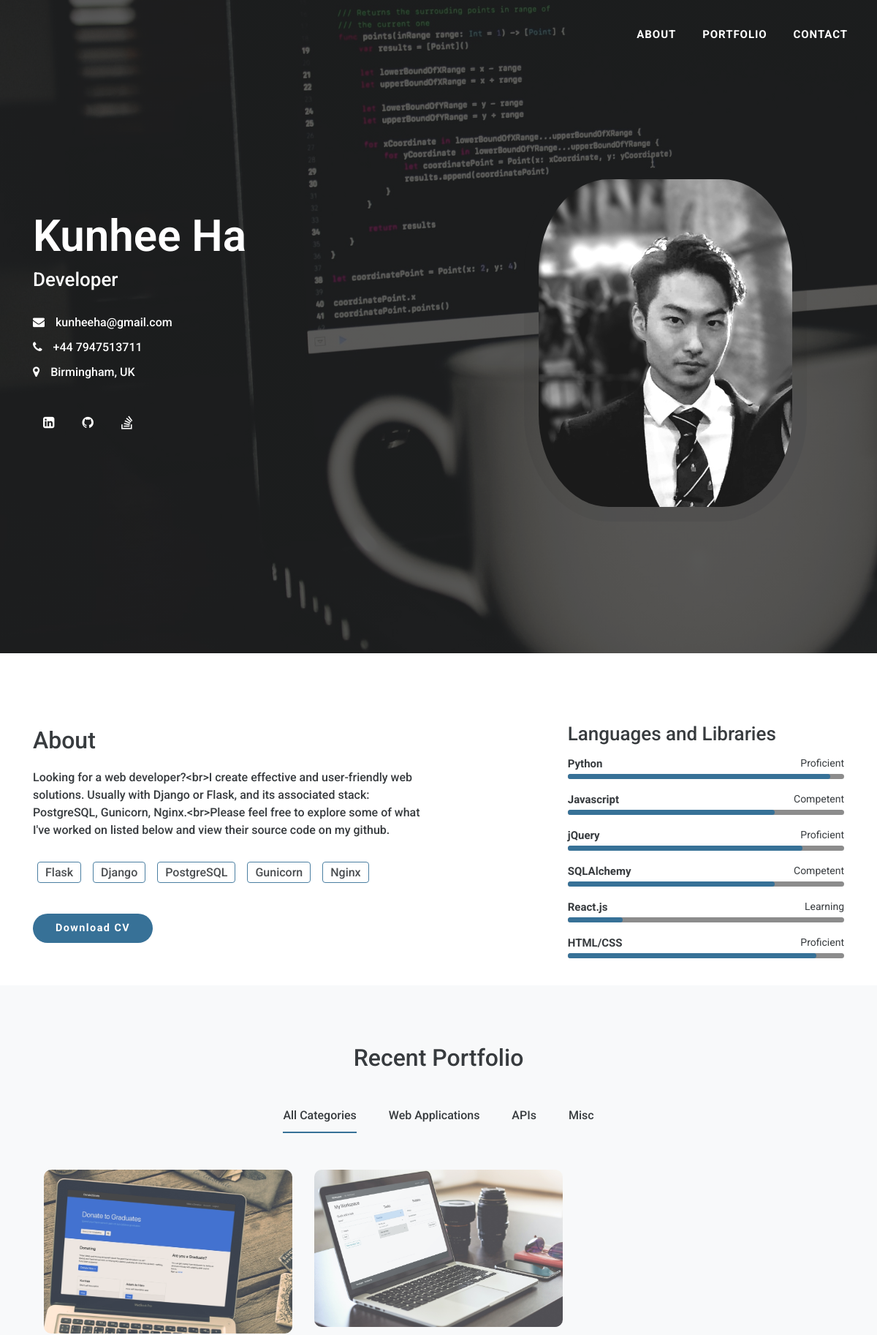
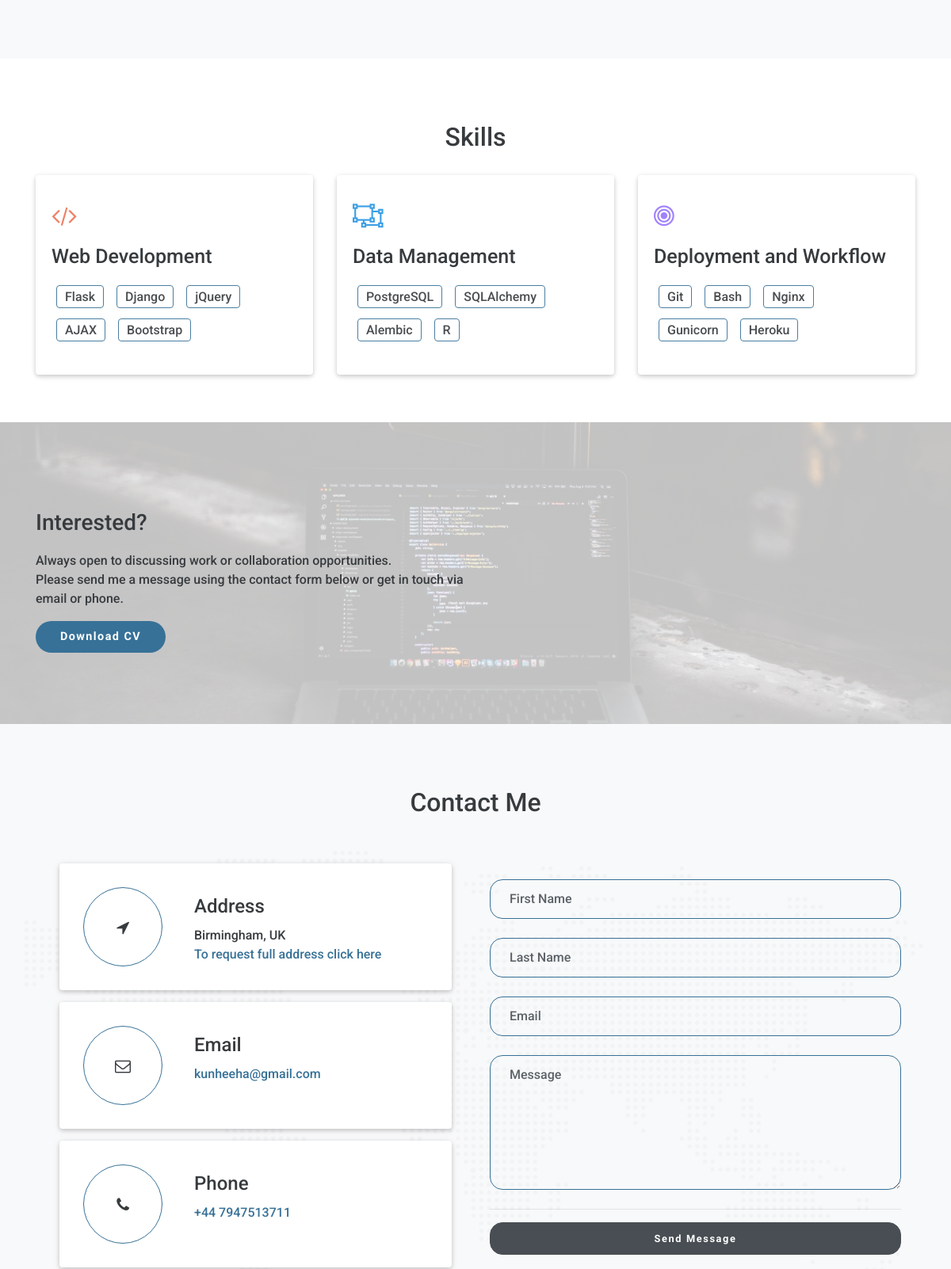
The page / (upper part) on the database its author committed (2 pictures, top to bottom).
### onlineportfolio/models.py (models this page shows)
class User(db.Model, UserMixin):
    id = db.Column(db.Integer(), primary_key=True)
    name = db.Column(db.String(30), nullable=False)
    password = db.Column(db.String(60), nullable=False)
    email = db.Column(db.String(120), unique=True, nullable=False)
    phone = db.Column(db.String(12), unique=True, nullable=False)
    profile_photo = db.Column(db.String(20), nullable=True)
    cv_file = db.Column(db.String(20), nullable=True)
    personal_statement = db.Column(db.Text(), nullable=False)

### onlineportfolio/routes.py (the view)
@app.route('/', methods=['POST', 'GET'])
def index():
    developer = User.query.first()
    profile_photo = url_for('static', filename='images/'+developer.profile_photo)
    me = Person.query.first()
    viewcvform = ViewCVForm()
    if viewcvform.cvsubmit.data and viewcvform.validate():
        cv = me.cv_file
        mydirectory = os.path.join(app.root_path, 'static/cv')
        return send_from_directory(directory=mydirectory, filename=cv)
    return render_template("index.html", viewcvform=viewcvform, me=me, developer=developer, profile_photo=profile_photo)

### onlineportfolio/forms.py
class ViewCVForm(FlaskForm):
    cvsubmit = SubmitField('Download CV')

### onlineportfolio/templates/index.html (shortened to what this page needs)
{% extends 'base.html' %}
{% block content %}
		<nav class="navbar navbar-expand navbar-dark fixed-top" id="mainNav">
			<div class="container">
				<ul class="navbar-nav text-uppercase ml-auto">
					<li class="nav-item"><a class="nav-link js-scroll-trigger" href="#about">About</a></li>
					<li class="nav-item"><a class="nav-link js-scroll-trigger" href="#portfolio">Portfolio</a></li>
					<li class="nav-item"><a class="nav-link js-scroll-trigger" href="#contact">Contact</a></li>
				</ul>
			</div>
		</nav>
		<header class="home-header">
			<div class="bg-image">
				<div class="container">
					<div class="row section-separator home-padding">
						<div class="col-md-6 col-xs-12 d-block">
							<div class="header-info">
                                <h2 class="wow fadeInUp" data-wow-duration="0.8s" data-wow-delay="0.2s">{{ developer.name }}</h2>
								<h4 class="wow fadeInUp" data-wow-duration="0.8s" data-wow-delay="0.3s">Developer</h4>
								<ul>
                                    <li class="wow fadeInUp" data-wow-duration="0.8s" data-wow-delay="0.4s"><i class="fa fa-envelope"></i><a class="emailLink">{{ developer.email }}</a></li>
                                    <li class="wow fadeInUp" data-wow-duration="0.8s" data-wow-delay="0.5s"><i class="fa fa-phone"></i><a href="tel:{{ developer.phone }}">{{ developer.phone }}</a></li>
									<li class="wow fadeInUp" data-wow-duration="0.8s" data-wow-delay="0.6s"><i class="fa fa-map-marker"></i><address>Birmingham, UK</address></li>
								</ul>
								<ul class="social-icon wow fadeInUp" data-wow-duration="0.8s" data-wow-delay="0.7s">
									<li><a target="_blank" href="https://www.linkedin.com/in/kunheeha/"><i class="fa fa-linkedin-square"></i></a></li>
									<li><a target="_blank" href="https://github.com/kunheeha/"><i class="fa fa-github"></i></a></li>
									<li><a target="_blank" href="https://stackoverflow.com/users/14336257/kunheeha"><i class="fa fa-stack-overflow"></i></a></li>
								</ul>
							</div>
						</div>
						<div class="col-md-6 d-none d-sm-none d-md-block">
							<div class="p-img wow fadeInUp" data-wow-duration="0.8s" data-wow-delay="0.6s">
                                <img src="{{ profile_photo }}" alt=""  class="img-fluid">
							</div>
						</div>
					</div>
				</div>
			</div>
		</header>
		<section class="about-section" id="about">
			<div class="container">
				<div class="row about-section-separator">
					<div class="col-sm-12 col-md-6 aboutMain">
						<div class="about-inner">
							<h2 class="wow fadeInUp" data-wow-duration="0.8s" data-wow-delay="0.1s">About</h2>
                            <p class="wow fadeInUp" data-wow-duration="0.8s" data-wow-delay="0.2s">{{ developer.personal_statement }}</p>
							<div class="about-tag">
              	<ul>
              		<li><span>Flask</span></li>
              		<li><span>Django</span></li>
              		<li><span>PostgreSQL</span></li>
              		<li><span>Gunicorn</span></li>
              		<li><span>Nginx</span></li>
              	</ul>
              </div>
              <form class="cvform" method="POST">
								{{ viewcvform.cvsubmit(class="btn btn-fill") }}
							</form>
						</div>
					</div>
					<div class="d-none d-sm-none d-md-block col-md-1"></div>
					<div class="d-none d-sm-none d-md-block col-md-5">
						<div class="languages wow fadeInUp" data-wow-duration="0.8s" data-wow-delay="0.3s">
							<h3>Languages and Libraries</h3>
							<div class="each-lang">
								<div class="lang">
									<div class="parcial">
										<div class="info">
											<div class="name">Python</div>
											<div class="percentagem-num">Proficient</div>
										</div>
										<div class="progressBar">
											<div class="percentagem" style="width: 95%;"></div>
										</div>
									</div>
								</div>
								<div class="lang">
									<div class="parcial">
										<div class="info">
											<div class="name">Javascript</div>
											<div class="percentagem-num">Competent</div>
										</div>
										<div class="progressBar">
											<div class="percentagem" style="width: 75%;"></div>
										</div>
									</div>
								</div>
								<div class="lang">
									<div class="parcial">
										<div class="info">
											<div class="name">jQuery</div>
											<div class="percentagem-num">Proficient</div>
										</div>
										<div class="progressBar">
											<div class="percentagem" style="width: 85%;"></div>
										</div>
									</div>
								</div>
								<div class="lang">
									<div class="parcial">
										<div class="info">
											<div class="name">SQLAlchemy</div>
											<div class="percentagem-num">Competent</div>
										</div>
										<div class="progressBar">
											<div class="percentagem" style="width: 75%;"></div>
										</div>
									</div>
								</div>
								<div class="lang">
									<div class="parcial">
										<div class="info">
											<div class="name">React.js</div>
											<div class="percentagem-num">Learning</div>
										</div>
										<div class="progressBar">
											<div class="percentagem" style="width: 20%;"></div>
										</div>
									</div>
								</div>
								<div class="lang">
									<div class="parcial">
										<div class="info">
											<div class="name">HTML/CSS</div>
											<div class="percentagem-num">Proficient</div>
										</div>
										<div class="progressBar">
											<div class="percentagem" style="width: 90%;"></div>
										</div>
									</div>
								</div>
							</div>
						</div>
					</div>
				</div>
			</div>
		</section>
		<section id="portfolio" class="bg-light">
			<div class="container">
				<div class="row section-separator">
					<div class="text-center">
						<h2>Recent Portfolio</h2>
					</div>
					<div class="col-sm-12">
						<div class="portfolio-nav col-sm-12">
							<ul>
								<li data-filter="*"><span>All Categories</span></li>
								<li data-filter=".web-apps"><span>Web Applications</span></li>
								<li data-filter=".apis"><span>APIs</span></li>
								<li data-filter=".misc"><span>Misc</span></li>
							</ul>
						</div>
						<div class="project-gallery col-sm-12">
							<div class="row portfolioContainer">
								<div class="grid-item col-md-4 col-sm-6 col-xs-12 web-apps">
									<figure>
										<img height="100%" src="{{ url_for('static', filename='images/portfolio/donate.jpeg') }}">
										<figcaption>
											<a data-fancybox data-src="#donationsite"></a>
										</figcaption>
									</figure>
								</div>
								<div class="grid-item col-md-4 col-sm-6 col-xs-12 web-apps">
									<figure>
										<img height="100%" src="{{ url_for('static', filename='images/portfolio/workspace2.jpeg') }}">
										<figcaption>
											<a data-fancybox data-src="#workspace"></a>
										</figcaption>
									</figure>
								</div>
							</div>
						</div>
					</div>
				</div>
			</div>
		</section>
        <section class="skills">
            <div class="container">
                <div class="row section-separator">
                    <div class="col-sm-12 text-center section-title wow fadeInUp" data-wow-duration="0.8s" data-wow-delay="0.2s">
                        <h2>Skills</h2>
                    </div>
                    <div class="col-sm-4">
                        <div class="skills-item shadow-1 white-bg wow fadeInUp" data-wow-duration="0.8s" data-wow-delay="0.5s">
                            <i class="fa fa-code iron-color"></i>
                            <h3>Web Development</h3>
                            <div class="about-tag">
							              	<ul>
							              		<li><span>Flask</span></li>
							              		<li><span>Django</span></li>
							              		<li><span>jQuery</span></li>
							              		<li><span>AJAX</span></li>
							              		<li><span>Bootstrap</span></li>
							              	</ul>
							              </div>
                        </div>
                    </div>
                    <div class="col-sm-4">
                        <div class="skills-item shadow-1 white-bg wow fadeInUp" data-wow-duration="0.8s" data-wow-delay="0.3s">
                            <i class="fa fa-object-ungroup sky-color"></i>
                            <h3>Data Management</h3>
                            <div class="about-tag">
							              	<ul>
							              		<li><span>PostgreSQL</span></li>
							              		<li><span>SQLAlchemy</span></li>
							              		<li><span>Alembic</span></li>
							              		<li><span>R</span></li>
							              	</ul>
							              </div>
                        </div>
                    </div>
                    <div class="col-sm-4">
                        <div class="skills-item shadow-1 white-bg wow fadeInUp" data-wow-duration="0.8s" data-wow-delay="0.7s">
                            <i class="fa fa-bullseye purple-color"></i>
                            <h3>Deployment and Workflow</h3>
                            <div class="about-tag">
							              	<ul>
							              		<li><span>Git</span></li>
							              		<li><span>Bash</span></li>
							              		<li><span>Nginx</span></li>
							              		<li><span>Gunicorn</span></li>
							              		<li><span>Heroku</span></li>
							              	</ul>
							              </div>
                        </div>
                    </div>
                </div>
            </div>
        </section>
		<section class="image-bg extra-img">
			<div class="container">
				<div class="row section-separator">
					<div class="extrapart col-sm-12 col-md-6">
						<h3 class="wow fadeInUp" data-wow-duration="0.8s" data-wow-delay="0.2s">Interested?</h3>
						<p class="wow fadeInUp" data-wow-duration="0.8s" data-wow-delay="0.4s">Always open to discussing work or collaboration opportunities. <br>Please send me a message using the contact form below or get in touch via email or phone.</p>
						<form class="cvform" method="POST">
							{{ viewcvform.cvsubmit(class="btn btn-fill") }}
						</form>
					</div>
				</div>
			</div>
		</section>
		<section id="contact" class="contact-section bg-light">
			<div class="container">
				<div class="row section-separator">
					<div class="col-sm-12 text-center wow fadeInUp" data-wow-duration="0.8s" data-wow-delay="0.2s">
						<h2>Contact Me</h2>
					</div>
					<div class="map-image image-bg col-sm-12">
						<div class="container mt-30">
							<div class="row">
								<div class="col-sm-12 col-md-6 contact-info">
									<div class="col-sm-12 xs-no-padding">
										<div class="contact-info-item white-bg shadow-1 media wow fadeInUp" data-wow-duration="0.8s" data-wow-delay="0.2s">
											<div class="each-icon">
												<i class="fa fa-location-arrow"></i>
											</div>
											<div class="each-info media-body">
												<h4>Address</h4>
												<address>
													Birmingham, UK<br>
													<a href="{{ url_for('address') }}">To request full address click here</a>
												</address>
											</div>
										</div>
									</div>
									<div class="col-sm-12 xs-no-padding">
										<div class="contact-info-item white-bg shadow-1 media wow fadeInUp" data-wow-duration="0.8s" data-wow-delay="0.4s">
											<div class="each-icon">
												<i class="fa fa-envelope-o"></i>
											</div>
											<div class="each-info media-body">
												<h4>Email</h4>
												<a class="emailLink">kunheeha@gmail.com</a>
											</div>
										</div>
									</div>
									<div class="col-sm-12 xs-no-padding">
										<div class="contact-info-item white-bg shadow-1 media wow fadeInUp" data-wow-duration="0.8s" data-wow-delay="0.6s">
											<div class="each-icon">
												<i class="fa fa-phone"></i>
											</div>
											<div class="each-info media-body">
												<h4>Phone</h4>
												<a href="tel:+447407316920">+44 7947513711</a>
											</div>
										</div>
									</div>
								</div>
								<div class="col-sm-12 col-md-6 wow fadeInUp" data-wow-duration="0.8s" data-wow-delay="0.2s">
									<div class="card card-contact">
										<div class="card-body">
											<form class="contact-form" method="POST" action="">
												<div>
													<div class="form-label-group">
														<input id="inputFname" type="text" name="fname" class="form-control" placeholder="First Name" required>
														<label for="inputFname">First Name</label>
													</div>
													<div class="form-label-group">
														<input id="inputLname" type="text" name="lname" class="form-control" placeholder="Last Name" required>
														<label for="inputLname">Last Name</label>
													</div>
													<div class="form-label-group">
														<input id="inputEmail" type="email" name="email" class="form-control" placeholder="Email" required>
														<label for="inputEmail">Email</label>
													</div>
													<div class="form-label-group">
														<textarea id="inputMessage" class="form-control" name="message" placeholder="Message" rows="6" required></textarea>
														<label for="inputMessage">Message</label>
													</div>
													<hr>
													<button type="submit" class="btn btn-block btn-dark">Send Message</button>
												</div>
											</form>
										</div>
									</div>
								</div>
							</div>
						</div>
					</div>
				</div>
			</div>
		</section>
{% endblock %}

### rows shown on the page
User: name "Kunhee Ha", email "kunheeha@gmail.com", phone "+44 7947513711", personal_statement "Looking for a web developer?<br>I create effective and user-friendly web solutions. Usually with Django or Flask, and its associated stack: PostgreSQL, Gunicorn, Nginx.<br>Please feel free to explore some of what I've worked on listed below and view their source code on my github."
